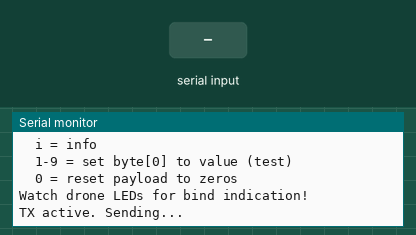
The sketch below on a simulated Arduino Uno, built with avr-gcc and run on an emulated ATmega328P. On the bench: the last lines printed to the serial monitor. The inputs (shaded band) are chosen by the test bench. No radio packets arrive unless stated.

Above: at 1.7 s.
1.8 s: "0" received over Serial
At 3.0 s:
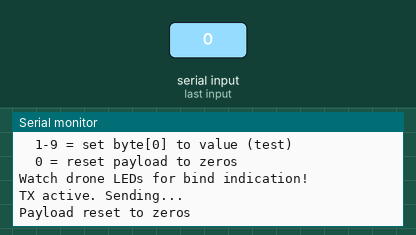
3.3 s: byte 56 ('8') received over Serial
At 4.3 s:
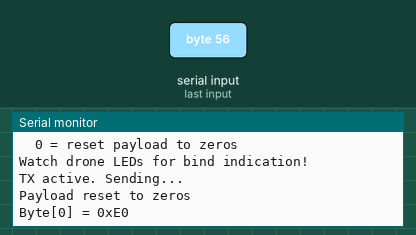
4.8 s: byte 57 ('9') received over Serial
At 5.4 s:
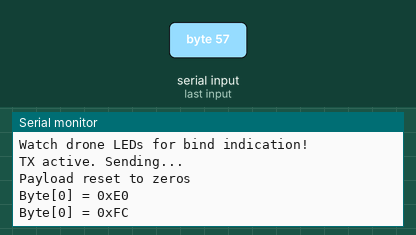
6.3 s: "1" received over Serial
At 7.8 s:
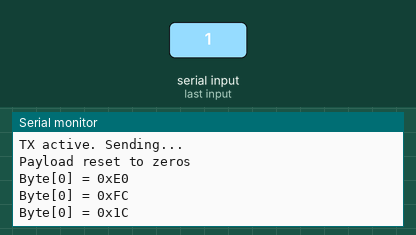
9.3 s: "2" received over Serial
At 10.0 s:
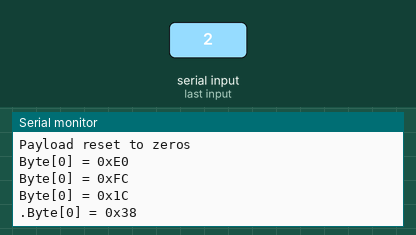
10.8 s: "6" received over Serial
At 11.2 s:
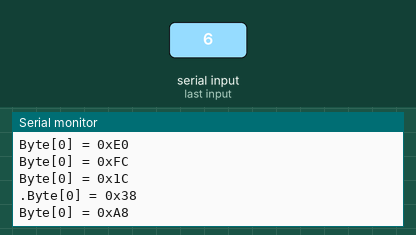

The sketch:

12_transmit_test.ino
```cpp
// ============================================================================
// F8620 USB Transmitter — Transmit Test
// Target board: Arduino Uno (Elegoo)
// Library required: RF24 by TMRh20
//
// PURPOSE: Attempt to control the drone by transmitting the same pattern
//          observed from the original TX:
//          - Long 0xAA preamble (via address = AA*5)
//          - CRC disabled (raw output)
//          - Payload = zeros (neutral sticks)
//          - Hop channels 72-77
//
// SAFETY: This sends ZERO throttle only. Motors should NOT spin.
//         If drone LEDs change from fast-blink to solid/slow-blink = BOUND!
//
// SERIAL COMMANDS:
//   'a' = arm (set throttle byte to low value)
//   'd' = disarm (throttle back to zero)
//   't' = toggle TX on/off
//   'i' = info (print current state)
// ============================================================================

#include <SPI.h>
#include <RF24.h>

RF24 radio(9, 10);

static const uint8_t hop_channels[] = {72, 73, 74, 75, 76, 77};
static const uint8_t NUM_CH = 6;

// Payload: 15 bytes (common for toy drone protocols)
// Try different payload sizes to see what the drone accepts
static uint8_t payload[15] = {0};
static const uint8_t PAYLOAD_SIZE = 15;

static bool tx_active = true;
static uint8_t ch_idx = 0;
static uint32_t last_send = 0;
static uint32_t pkt_count = 0;
static const uint16_t SEND_INTERVAL_US = 1500;  // ~667 pkts/sec total, ~111/channel

void setup() {
  Serial.begin(115200);
  delay(500);

  Serial.println(F("=== F8620 TRANSMIT TEST ==="));
  Serial.println(F("Sending: addr=AA*5, CRC off, payload=zeros"));
  Serial.println(F("Channels: 72-77, hopping every packet"));
  Serial.println(F(""));
  Serial.println(F("Commands:"));
  Serial.println(F("  t = toggle TX on/off"));
  Serial.println(F("  i = info"));
  Serial.println(F("  1-9 = set byte[0] to value (test)"));
  Serial.println(F("  0 = reset payload to zeros"));
  Serial.println(F(""));
  Serial.println(F("Watch drone LEDs for bind indication!"));
  Serial.println(F(""));

  if (!radio.begin()) {
    Serial.println(F("[FAIL] nRF24 not found!"));
    while (1) {}
  }

  // Configure as transmitter
  radio.setDataRate(RF24_1MBPS);
  radio.setCRCLength(RF24_CRC_DISABLED);
  radio.setAutoAck(false);
  radio.setRetries(0, 0);
  radio.setPayloadSize(PAYLOAD_SIZE);
  radio.setAddressWidth(5);
  radio.setPALevel(RF24_PA_MAX);

  uint8_t addr[] = {0xAA, 0xAA, 0xAA, 0xAA, 0xAA};
  radio.openWritingPipe(addr);
  radio.setChannel(hop_channels[0]);
  radio.stopListening();

  Serial.println(F("TX active. Sending..."));
}

void send_packet() {
  // Hop to next channel
  ch_idx = (ch_idx + 1) % NUM_CH;
  radio.setChannel(hop_channels[ch_idx]);

  // Send without waiting for ACK
  radio.writeFast(payload, PAYLOAD_SIZE, true);  // multicast = no ACK
  pkt_count++;
}

void print_status() {
  Serial.print(F("TX: "));
  Serial.print(tx_active ? F("ON") : F("OFF"));
  Serial.print(F(" | Packets: "));
  Serial.print(pkt_count);
  Serial.print(F(" | Payload: "));
  for (uint8_t i = 0; i < PAYLOAD_SIZE; i++) {
    if (payload[i] < 0x10) Serial.print('0');
    Serial.print(payload[i], HEX);
    Serial.print(' ');
  }
  Serial.println();
}

void loop() {
  // Send packets at high rate
  if (tx_active && micros() - last_send >= SEND_INTERVAL_US) {
    send_packet();
    last_send = micros();
  }

  // Handle serial commands
  if (Serial.available()) {
    char c = Serial.read();
    switch (c) {
      case 't':
        tx_active = !tx_active;
        Serial.print(F("TX: "));
        Serial.println(tx_active ? F("ON") : F("OFF"));
        break;
      case 'i':
        print_status();
        break;
      case '0':
        memset(payload, 0, PAYLOAD_SIZE);
        Serial.println(F("Payload reset to zeros"));
        break;
      case '1': case '2': case '3': case '4':
      case '5': case '6': case '7': case '8': case '9':
        payload[0] = (c - '0') * 0x1C;  // scale 1-9 to 0x1C-0xFC
        Serial.print(F("Byte[0] = 0x"));
        Serial.println(payload[0], HEX);
        break;
      default:
        break;
    }
  }

  // Periodic status
  if (pkt_count > 0 && pkt_count % 5000 == 0) {
    static uint32_t last_report = 0;
    if (pkt_count != last_report) {
      last_report = pkt_count;
      Serial.print(F("."));  // heartbeat
    }
  }
}
```

Measured:
- after the input at 1.8 s, the serial monitor: prints a new line at once (image 1)
- after the input at 3.3 s, the serial monitor: prints a new line at once (image 2)
- after the input at 4.8 s, the serial monitor: prints a new line at once (image 3)
- after the input at 6.3 s, the serial monitor: prints a new line at once (image 4)
- after the input at 9.3 s, the serial monitor: prints a new line at once (image 5)
- after the input at 10.8 s, the serial monitor: prints a new line at once (image 6)
